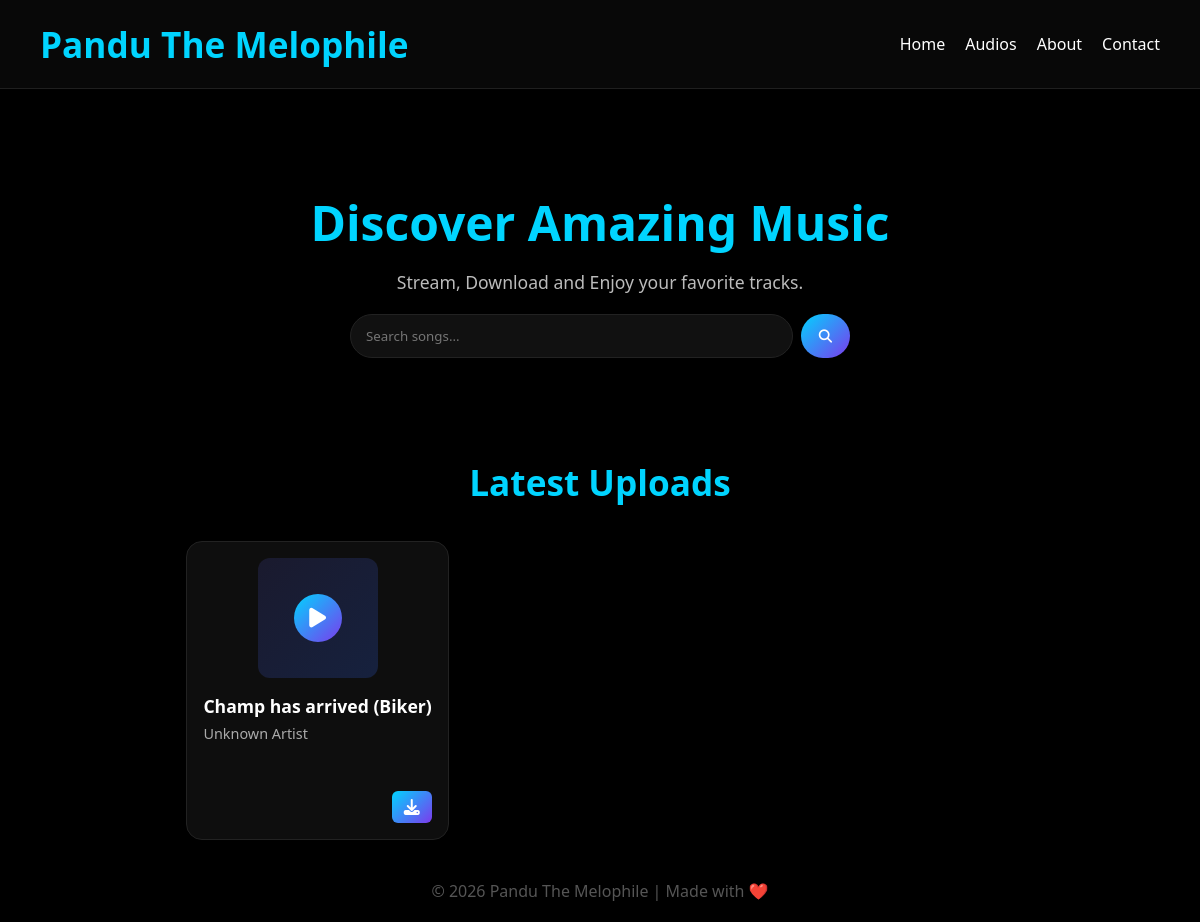
/, run on an earlier commit of the app's database.
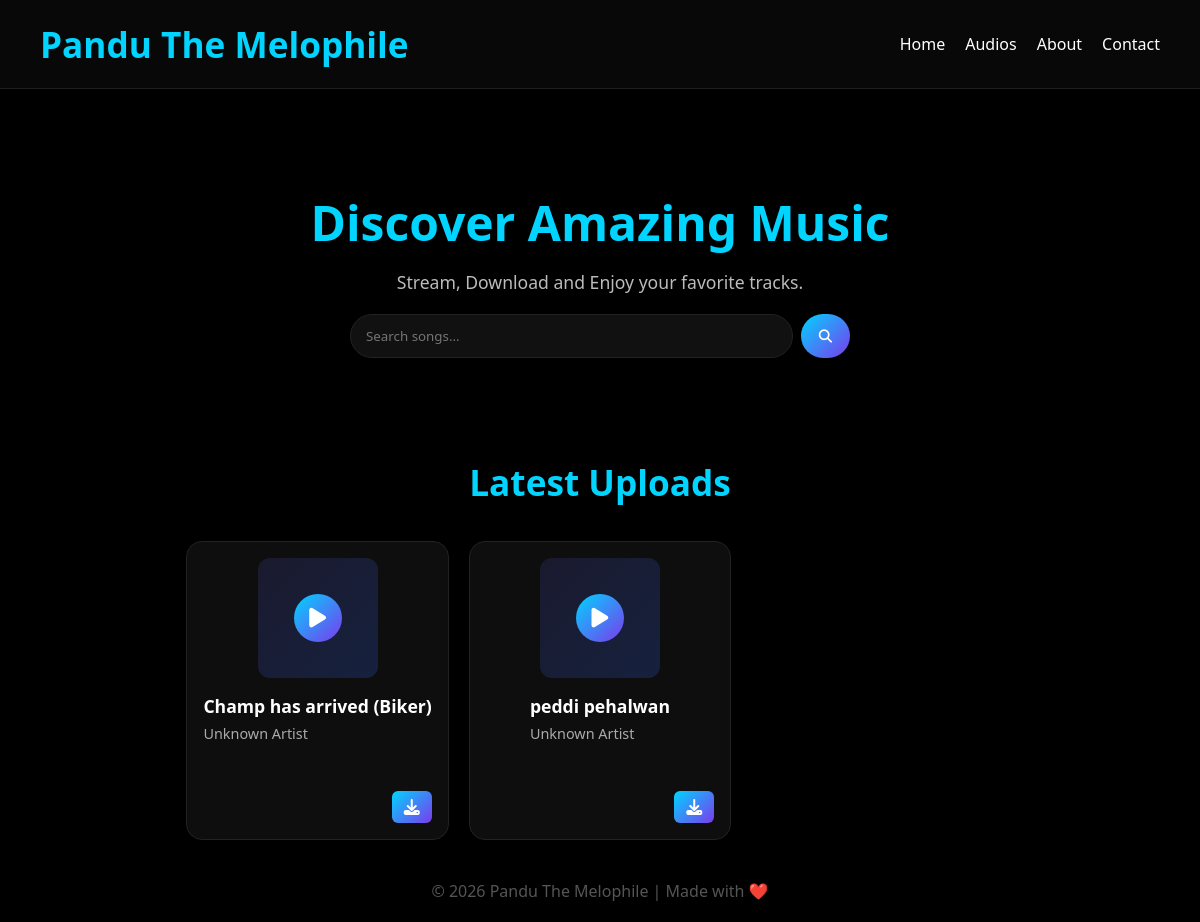
And on a later commit of the database.
### web_app/models.py (models this page shows, shortened)
class Audio(models.Model):
    name = models.CharField(max_length=200)
    artist = models.CharField(max_length=100, blank=True)
    category = models.CharField(max_length=100, blank=True)
    song = models.FileField(upload_to='songs/')
    uploaded_at = models.DateTimeField(auto_now_add=True)

### web_app/views.py (the view)
# urls.py: path('', views.homepage, name='home'),
def homepage(request):
    query = request.GET.get('q', '')
    if query:
        songs = Audio.objects.filter(name__icontains=query)
    else:
        songs = Audio.objects.all().order_by('-uploaded_at')
    latest_songs = Audio.objects.all().order_by('-uploaded_at')[:8]
    categories = Audio.objects.values_list(
        'category',
        flat=True
    ).distinct()
    context = {
        'songs': songs,
        'query': query,
        'latest_songs': latest_songs,
        'categories': categories,
    }
    return render(request, 'homepage.html', context)

### web_app/templates/homepage.html (shortened to what this page needs)
{% load static %}
<!doctype html>
<html lang="en">
  <head>
    <link rel="stylesheet" href="{% static 'homepage.css' %}" />
    <link
      href="https://cdnjs.cloudflare.com/ajax/libs/font-awesome/6.5.1/css/all.min.css"
      rel="stylesheet"
    />
  </head>
  <body>
    <header>
      <div class="logo">Pandu The Melophile</div>
      <nav>
        <a href="/">Home</a>
        <a href="/audios/">Audios</a>
        <a href="/about/">About</a>
        <a href="/contact/">Contact</a>
      </nav>
    </header>
    <section class="hero">
      <h1>Discover Amazing Music</h1>
      <p>Stream, Download and Enjoy your favorite tracks.</p>
      <div class="search-box">
        <form method="GET" id="search-form">
          <input
            type="text"
            name="q"
            placeholder="Search songs..."
            value="{{ query }}"
            id="search-input"
          />
          <button type="submit" class="search-btn">
            <i class="fas fa-search"></i>
          </button>
        </form>
      </div>
    </section>
    <section class="audio-section">
      <div class="section-title">
        <h2>Latest Uploads</h2>
      </div>
      <div class="audio-grid">
        {% for song in songs %}
        <div class="audio-card">
          {% if song.cover %}
          <div class="cover-image">
            <img src="{{ song.cover.url }}" alt="{{ song.name }}" />
            <button class="play-btn" onclick="toggleAudio('player-{{ forloop.counter }}', this)">
              <i class="fas fa-play"></i>
            </button>
          </div>
          {% else %}
          <div class="no-cover">
            🎵
            <button class="play-btn" onclick="toggleAudio('player-{{ forloop.counter }}', this)">
              <i class="fas fa-play"></i>
            </button>
          </div>
          {% endif %}
          <div class="audio-content">
            <h3>{{ song.name }}</h3>
            <p class="artist">
              {% if song.artist %}{{ song.artist }}{% else %}Unknown Artist{% endif %}
            </p>
          </div>
          <div class="action-buttons">
            <a href="{{ song.song.url }}" download class="download-btn">
              <i class="fas fa-download"></i>
            </a>
          </div>
        </div>
        {% empty %}
        <div class="empty">
          <i class="fas fa-music" style="font-size: 3rem; margin-bottom: 20px; color: #00d4ff; display: block;"></i>
          No songs found.
        </div>
        {% endfor %}
      </div>
    </section>
    <footer class="footer">
      <p>© 2026 Pandu The Melophile | Made with ❤️</p>
    </footer>
  </body>
</html>

What changed in the data, as far as the page shows it:
added Audio: name "peddi pehalwan", artist "Unknown Artist"
